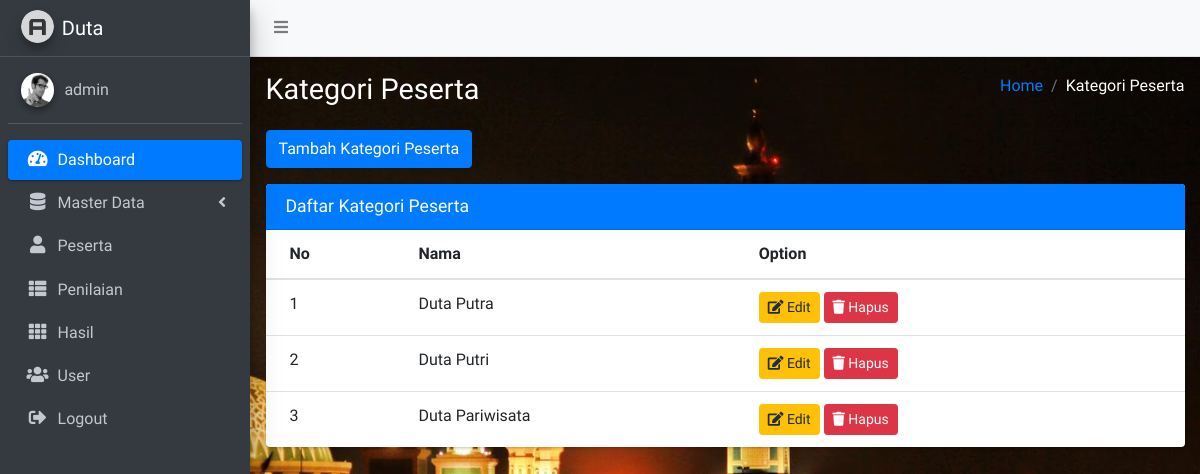
The page /kategori_peserta.php (signed in) on the database its author committed.
### tables this page shows
CREATE TABLE `kategori_peserta` (
  `id` int(11) NOT NULL,
  `nama` varchar(255) NOT NULL
);

### models/KategoriPeserta.php (called while the page is built, shortened)
<?php
class KategoriPeserta {
    protected $pdo;
    public function __construct ($pdo)
    {
        $this->pdo = $pdo;
    }
    public function index ()
    {
        $query = "SELECT * FROM kategori_peserta";
        $statement = $this->pdo->prepare($query);
        $statement->execute();
        $result = $statement->fetchAll(\PDO::FETCH_ASSOC);
        return $result;
    }
}

### kategori_peserta.php (the view, shortened to what this page needs)
<?php
require __DIR__ . '/config/connect.php';
$kategoriPesertaModel = new KategoriPeserta($pdo);
$kategoriPesertaItems = $kategoriPesertaModel->index();
extract([
    'kategoriPesertaItems' => $kategoriPesertaItems
]);
?>
<!DOCTYPE html>
<html lang="en">
<head>
    <link rel="stylesheet" href="plugins/fontawesome-free/css/all.min.css">
    <link rel="stylesheet" href="plugins/overlayScrollbars/css/OverlayScrollbars.min.css">
    <link rel="stylesheet" href="assets/css/adminlte.min.css">
</head>
<body class="hold-transition sidebar-mini layout-fixed layout-navbar-fixed layout-footer-fixed">
    <div class="wrapper">
        <nav class="main-header navbar navbar-expand navbar-light">
            <ul class="navbar-nav">
                <li class="nav-item">
                    <a class="nav-link" data-widget="pushmenu" href="#" role="button"><i class="fas fa-bars"></i></a>
                </li>
            </ul>
        </nav>
        <aside class="main-sidebar sidebar-dark-primary elevation-4">
            <a href="index3.html" class="brand-link">
                <img src="assets/img/AdminLTELogo.png" alt="AdminLTE Logo" class="brand-image img-circle elevation-3" style="opacity: .8">
                <span class="brand-text font-weight-light">Duta</span>
            </a>
            <?php require './sidebar.php' ?>
        </aside>
        <div class="content-wrapper">
            <div class="content-header">
                <div class="container-fluid">
                    <div class="row mb-2">
                    <div class="col-sm-6">
                        <h1 class="m-0 text-white">Kategori Peserta</h1>
                    </div>
                    <div class="col-sm-6">
                        <ol class="breadcrumb float-sm-right">
                            <li class="breadcrumb-item text-white"><a href="#">Home</a></li>
                            <li class="breadcrumb-item active text-white">Kategori Peserta</li>
                        </ol>
                    </div>
                    </div>
                </div>
            </div>
            <section class="content">
                <div class="container-fluid">
                    <div class="mb-3">
                        <a href="tambah_kategori_peserta.php" class="btn btn-primary">Tambah Kategori Peserta</a>
                    </div>
                    <div class="card card-primary">
                        <div class="card-header">
                            <h3 class="card-title">Daftar Kategori Peserta</h3>
                        </div>
                        <div class="card-body table-responsive p-0">
                            <table class="table table-hover text-nowrap">
                                <thead>
                                    <tr>
                                        <th>No</th>
                                        <th>Nama</th>
                                        <th>Option</th>
                                    </tr>
                                </thead>
                                <tbody>
                                    <?php foreach ($kategoriPesertaItems as $index => $kategoriPesertaItem) { ?>
                                        <tr>
                                            <td><?php echo $index + 1 ?></td>
                                            <td><?php echo $kategoriPesertaItem['nama'] ?></td>
                                            <td>
                                                <a href="edit_kategori_peserta.php?id=<?php echo $kategoriPesertaItem['id'] ?>" class="btn btn-warning btn-sm">
                                                    <i class="fa fa-edit"></i> Edit
                                                </a>
                                                <a href="hapus_kategori_peserta_proses.php?id=<?php echo $kategoriPesertaItem['id'] ?>" class="btn btn-danger btn-sm">
                                                    <i class="fa fa-trash"></i> Hapus
                                                </a>
                                            </td>
                                        </tr>
                                    <?php } ?>
                                </tbody>
                            </table>
                        </div>
                    </div>
                </div>
            </section>
        </div>
    </div>
</body>
</html>
<?php
$view = ob_get_clean();
echo $view;
?>

### kategori_peserta.php (style rules this page uses)
body { background: url('assets/img/islamic_center.jpg') no-repeat center center fixed; background-size: cover; height: 100%; }
.content-wrapper { background-color: transparent; }

### rows shown on the page
kategori_peserta: nama "Duta Putra"
kategori_peserta: nama "Duta Putri"
kategori_peserta: nama "Duta Pariwisata"

### other values the page prints
$_SESSION['nama'] "admin"
